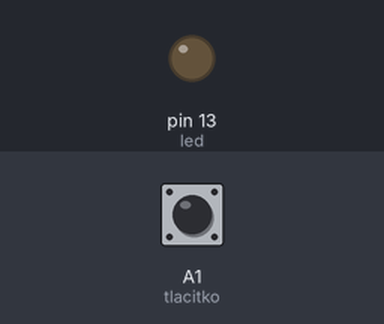
A sketch run on a simulated Arduino Uno, built with avr-gcc and run on an emulated ATmega328P. On the bench: output pins drawn as LEDs (lit = HIGH). The test bench sets the inputs (shaded band); at power-on: A1 (tlacitko) HIGH.

Above: at 1.2 s.
1.3 s: A1 (tlacitko) pulled LOW for 0.15 s
At 1.37 s:
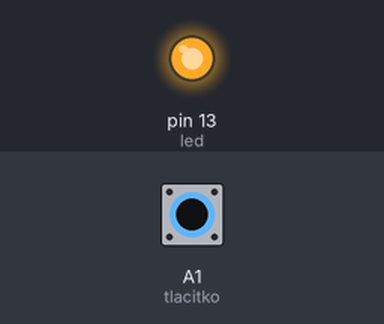
2.9 s: A1 (tlacitko) pulled LOW for 3.2 s
At 6.5 s:
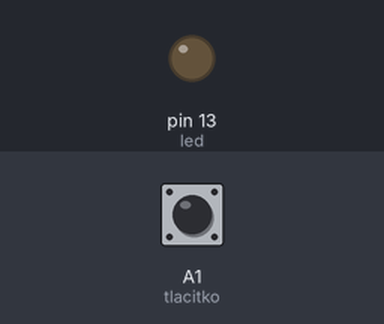
Timing chart, 0 to 8.0 s (numbered marks = the images above; inputs shaded):
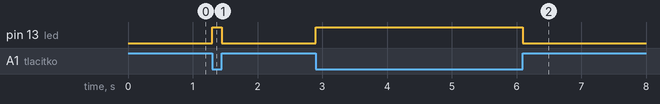

The sketch:

tlacitko.ino
```cpp
/* Tlacitko a led*/
#define led 13
#define sviti LOW
#define nesviti HIGH
#define tlacitko A1
int pomocna;
void setup()
{
	pinMode(led,OUTPUT);
	pinMode(tlacitko,INPUT_PULLUP);
	//pin A1 ve stavu digitálního vstupu + pull-up rezistor v procesoru
}
void loop()
{
	pomocna = digitalRead(tlacitko); //pøeèti stav log. úrovnì
	if (pomocna == 0) {	// porovnej s èíslem 1
		digitalWrite(led, nesviti);
	} else {
		digitalWrite(led, sviti);
	}
}
```

Measured:
- after the input at 1.3 s, pin 13 (led): LOW → HIGH at once, → LOW 0.15 s later
- after the input at 2.9 s, pin 13 (led): LOW → HIGH at once, → LOW 3.2 s later
